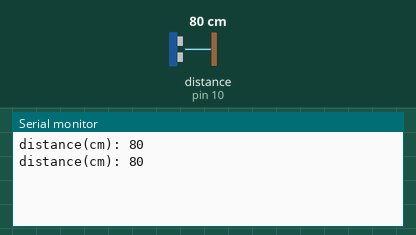
A sketch run on a simulated Arduino Uno, built with avr-gcc and run on an emulated ATmega328P. On the bench: the last lines printed to the serial monitor. The test bench sets the inputs (shaded band); at power-on: distance to the obstacle (sensor on pin 10) 80 cm.

Above: at 1.8 s.
1.9 s: distance to the obstacle (sensor on pin 10) set to 2 cm
At 2.8 s:
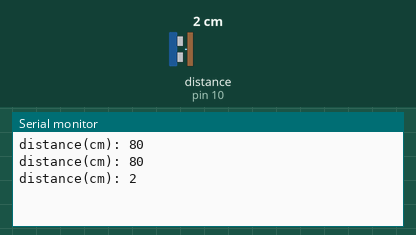
3.4 s: distance to the obstacle (sensor on pin 10) set to 4 cm
At 4.8 s:
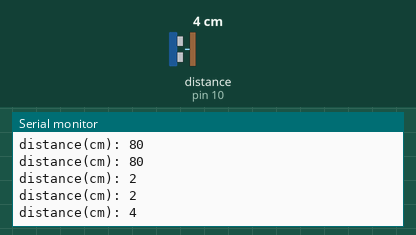
Timing chart, 0 to 6.4 s (numbered marks = the images above; inputs shaded):
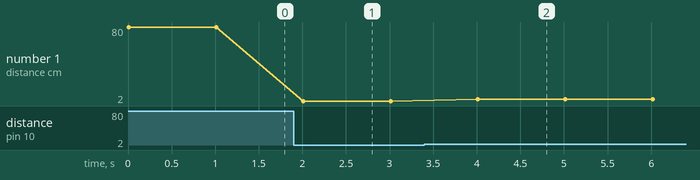

Measured:
- after the input at 1.9 s, the serial monitor: prints a new line after 0.11 s (image 1)
- after the input at 3.4 s, the serial monitor: prints a new line after 0.61 s (image 2)
- plotted number 1: 80 → 2 after the input at 1.9 s, 2 → 4 after the input at 3.4 s

The sketch:

8-ultrasonic-distance-1s.ino
```cpp
// Exercice 8 : capteur ultrason (afficher la distance chaque seconde)

#include "MeAuriga.h"
#include "Wire.h"

MeUltrasonicSensor ultrasound(10);

void setup() {
  Serial.begin(9600);
}

void loop() {
  int distanceCm = ultrasound.distanceCm();
  Serial.print("distance(cm): ");
  Serial.println(distanceCm);
  delay(1000);
}
```
